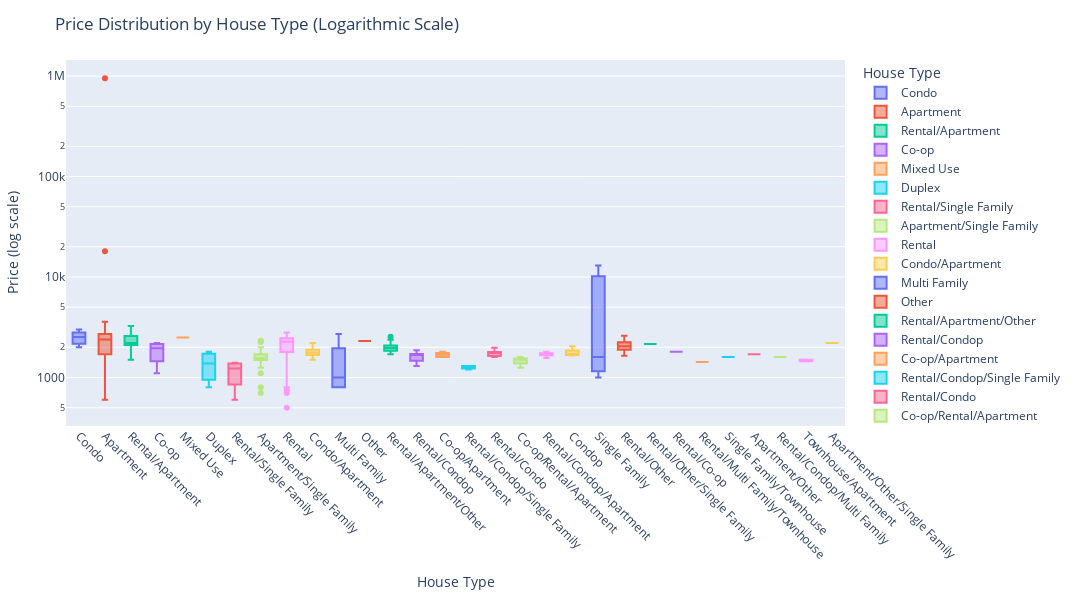

Source (notebook cell):
### Code cell
import plotly.express as px

# Optionally, group rare types or abbreviate long names here

fig = px.box(
    jamaicadf[jamaicadf["Beds"] == 1],
    x='Property Type',
    y='Price',
    color='Property Type',
    title='Price Distribution by House Type (Logarithmic Scale)',
    labels={'Property Type': 'House Type', 'Price': 'Price'},
    log_y=True,
    width=1400,  # wider plot
    height=600
)
fig.update_xaxes(tickangle=45, tickfont=dict(size=12))
fig.update_layout(
    margin=dict(l=40, r=40, t=60, b=160),
    xaxis_title='House Type',
    yaxis_title='Price (log scale)',
    showlegend=True
)
fig.show()

### Figure 1 — Plotly figure (JSON) as saved in the notebook; plotly's stock layout.template omitted (floating-point values rounded to 4 significant figures; data arrays with more than 128 entries replaced by an {"elided": "..."} marker saying what was removed)
{"data": [{"alignmentgroup": "True", "hovertemplate": "House Type=%{x}<br>Price=%{y}<extra></extra>", "legendgroup": "Condo", "marker": {"color": "#636efa"}, "name": "Condo", "notched": false, "offsetgroup": "Condo", "orientation": "v", "showlegend": true, "type": "box", "x": ["Condo", "Condo", "Condo", "Condo", "Condo", "Condo", "Condo", "Condo", "Condo", "Condo", "Condo", "Condo", "Condo", "Condo", "Condo", "Condo", "Condo", "Condo", "Condo", "Condo"], "x0": " ", "xaxis": "x", "y": [2800.0, 2800.0, 2800.0, 2800.0, 2800.0, 2800.0, 2800.0, 2050.0, 2096.0, 2299.0, 2225.0, 2600.0, 2015.0, 2446.0, 2045.0, 2253.0, 1998.0, 2995.0, 2700.0, 2300.0], "y0": " ", "yaxis": "y"}, {"alignmentgroup": "True", "hovertemplate": "House Type=%{x}<br>Price=%{y}<extra></extra>", "legendgroup": "Apartment", "marker": {"color": "#EF553B"}, "name": "Apartment", "notched": false, "offsetgroup": "Apartment", "orientation": "v", "showlegend": true, "type": "box", "x": {"elided": "1039 str values"}, "x0": " ", "xaxis": "x", "y": {"elided": "1039 float values"}, "y0": " ", "yaxis": "y"}, {"alignmentgroup": "True", "hovertemplate": "House Type=%{x}<br>Price=%{y}<extra></extra>", "legendgroup": "Rental/Apartment", "marker": {"color": "#00cc96"}, "name": "Rental/Apartment", "notched": false, "offsetgroup": "Rental/Apartment", "orientation": "v", "showlegend": true, "type": "box", "x": {"elided": "178 str values"}, "x0": " ", "xaxis": "x", "y": {"elided": "178 float values"}, "y0": " ", "yaxis": "y"}, {"alignmentgroup": "True", "hovertemplate": "House Type=%{x}<br>Price=%{y}<extra></extra>", "legendgroup": "Co-op", "marker": {"color": "#ab63fa"}, "name": "Co-op", "notched": false, "offsetgroup": "Co-op", "orientation": "v", "showlegend": true, "type": "box", "x": ["Co-op", "Co-op", "Co-op", "Co-op"], "x0": " ", "xaxis": "x", "y": [2200.0, 1800.0, 2100.0, 1100.0], "y0": " ", "yaxis": "y"}, {"alignmentgroup": "True", "hovertemplate": "House Type=%{x}<br>Price=%{y}<extra></extra>", "legendgroup": "Mixed Use", "marker": {"color": "#FFA15A"}, "name": "Mixed Use", "notched": false, "offsetgroup": "Mixed Use", "orientation": "v", "showlegend": true, "type": "box", "x": ["Mixed Use"], "x0": " ", "xaxis": "x", "y": [2500.0], "y0": " ", "yaxis": "y"}, {"alignmentgroup": "True", "hovertemplate": "House Type=%{x}<br>Price=%{y}<extra></extra>", "legendgroup": "Duplex", "marker": {"color": "#19d3f3"}, "name": "Duplex", "notched": false, "offsetgroup": "Duplex", "orientation": "v", "showlegend": true, "type": "box", "x": ["Duplex", "Duplex", "Duplex", "Duplex"], "x0": " ", "xaxis": "x", "y": [1800.0, 1650.0, 1100.0, 800.0], "y0": " ", "yaxis": "y"}, {"alignmentgroup": "True", "hovertemplate": "House Type=%{x}<br>Price=%{y}<extra></extra>", "legendgroup": "Rental/Single Family", "marker": {"color": "#FF6692"}, "name": "Rental/Single Family", "notched": false, "offsetgroup": "Rental/Single Family", "orientation": "v", "showlegend": true, "type": "box", "x": ["Rental/Single Family", "Rental/Single Family", "Rental/Single Family", "Rental/Single Family"], "x0": " ", "xaxis": "x", "y": [1350.0, 600.0, 1100.0, 1400.0], "y0": " ", "yaxis": "y"}, {"alignmentgroup": "True", "hovertemplate": "House Type=%{x}<br>Price=%{y}<extra></extra>", "legendgroup": "Apartment/Single Family", "marker": {"color": "#B6E880"}, "name": "Apartment/Single Family", "notched": false, "offsetgroup": "Apartment/Single Family", "orientation": "v", "showlegend": true, "type": "box", "x": ["Apartment/Single Family", "Apartment/Single Family", "Apartment/Single Family", "Apartment/Single Family", "Apartment/Single Family", "Apartment/Single Family", "Apartment/Single Family", "Apartment/Single Family", "Apartment/Single Family", "Apartment/Single Family", "Apartment/Single Family", "Apartment/Single Family", "Apartment/Single Family", "Apartment/Single Family", "Apartment/Single Family", "Apartment/Single Family", "Apartment/Single Family", "Apartment/Single Family", "Apartment/Single Family", "Apartment/Single Family", "Apartment/Single Family", "Apartment/Single Family", "Apartment/Single Family", "Apartment/Single Family", "Apartment/Single Family", "Apartment/Single Family", "Apartment/Single Family", "Apartment/Single Family", "Apartment/Single Family", "Apartment/Single Family", "Apartment/Single Family", "Apartment/Single Family", "Apartment/Single Family", "Apartment/Single Family", "Apartment/Single Family", "Apartment/Single Family", "Apartment/Single Family", "Apartment/Single Family", "Apartment/Single Family", "Apartment/Single Family", "Apartment/Single Family", "Apartment/Single Family", "Apartment/Single Family", "Apartment/Single Family", "Apartment/Single Family", "Apartment/Single Family", "Apartment/Single Family", "Apartment/Single Family", "Apartment/Single Family", "Apartment/Single Family", "Apartment/Single Family", "Apartment/Single Family", "Apartment/Single Family", "Apartment/Single Family", "Apartment/Single Family", "Apartment/Single Family", "Apartment/Single Family", "Apartment/Single Family"], "x0": " ", "xaxis": "x", "y": [1600.0, 1650.0, 1500.0, 1600.0, 1400.0, 1400.0, 1550.0, 1750.0, 1550.0, 1800.0, 1500.0, 1700.0, 1500.0, 1500.0, 1650.0, 1800.0, 1995.0, 1800.0, 1700.0, 2250.0, 1750.0, 800.0, 1500.0, 1600.0, 1100.0, 1650.0, 1250.0, 1495.0, 1400.0, 1550.0, 1400.0, 1900.0, 1550.0, 1400.0, 1450.0, 700.0, 1500.0, 1850.0, 1700.0, 1350.0, 1650.0, 1495.0, 1850.0, 1375.0, 1750.0, 2300.0, 1400.0, 1700.0, 1550.0, 1500.0, 1600.0, 1500.0, 1750.0, 1600.0, 1600.0, 2300.0, 1525.0, 1550.0], "y0": " ", "yaxis": "y"}, {"alignmentgroup": "True", "hovertemplate": "House Type=%{x}<br>Price=%{y}<extra></extra>", "legendgroup": "Rental", "marker": {"color": "#FF97FF"}, "name": "Rental", "notched": false, "offsetgroup": "Rental", "orientation": "v", "showlegend": true, "type": "box", "x": ["Rental", "Rental", "Rental", "Rental", "Rental", "Rental", "Rental", "Rental", "Rental", "Rental", "Rental", "Rental", "Rental", "Rental", "Rental", "Rental", "Rental", "Rental", "Rental", "Rental", "Rental", "Rental", "Rental", "Rental", "Rental", "Rental", "Rental", "Rental", "Rental", "Rental", "Rental", "Rental", "Rental", "Rental", "Rental", "Rental", "Rental", "Rental", "Rental", "Rental", "Rental", "Rental", "Rental", "Rental", "Rental", "Rental", "Rental", "Rental", "Rental", "Rental", "Rental", "Rental", "Rental", "Rental", "Rental", "Rental"], "x0": " ", "xaxis": "x", "y": [2306.0, 2345.0, 2450.0, 750.0, 1050.0, 1050.0, 1050.0, 1050.0, 1185.0, 2746.0, 2322.0, 2223.0, 2200.0, 2200.0, 2588.0, 2229.0, 2188.0, 2500.0, 2200.0, 1800.0, 2323.0, 2314.0, 2529.0, 2701.0, 2315.0, 2340.0, 2331.0, 2285.0, 2486.0, 2340.0, 2495.0, 2309.0, 2202.0, 2202.0, 2202.0, 2250.0, 2202.0, 2100.0, 2334.0, 1500.0, 2412.0, 2600.0, 1650.0, 2450.0, 2550.0, 2550.0, 2700.0, 1775.0, 500.0, 800.0, 700.0, 2800.0, 2710.0, 800.0, 1800.0, 1700.0], "y0": " ", "yaxis": "y"}, {"alignmentgroup": "True", "hovertemplate": "House Type=%{x}<br>Price=%{y}<extra></extra>", "legendgroup": "Condo/Apartment", "marker": {"color": "#FECB52"}, "name": "Condo/Apartment", "notched": false, "offsetgroup": "Condo/Apartment", "orientation": "v", "showlegend": true, "type": "box", "x": ["Condo/Apartment", "Condo/Apartment", "Condo/Apartment", "Condo/Apartment", "Condo/Apartment", "Condo/Apartment", "Condo/Apartment", "Condo/Apartment", "Condo/Apartment", "Condo/Apartment", "Condo/Apartment", "Condo/Apartment", "Condo/Apartment", "Condo/Apartment", "Condo/Apartment", "Condo/Apartment", "Condo/Apartment", "Condo/Apartment", "Condo/Apartment", "Condo/Apartment"], "x0": " ", "xaxis": "x", "y": [2050.0, 1697.0, 1500.0, 1800.0, 2050.0, 1775.0, 1500.0, 1750.0, 1775.0, 1975.0, 1975.0, 1625.0, 1750.0, 2200.0, 1800.0, 1800.0, 1650.0, 1750.0, 1790.0, 1650.0], "y0": " ", "yaxis": "y"}, {"alignmentgroup": "True", "hovertemplate": "House Type=%{x}<br>Price=%{y}<extra></extra>", "legendgroup": "Multi Family", "marker": {"color": "#636efa"}, "name": "Multi Family", "notched": false, "offsetgroup": "Multi Family", "orientation": "v", "showlegend": true, "type": "box", "x": ["Multi Family", "Multi Family", "Multi Family", "Multi Family"], "x0": " ", "xaxis": "x", "y": [800.0, 800.0, 1200.0, 2700.0], "y0": " ", "yaxis": "y"}, {"alignmentgroup": "True", "hovertemplate": "House Type=%{x}<br>Price=%{y}<extra></extra>", "legendgroup": "Other", "marker": {"color": "#EF553B"}, "name": "Other", "notched": false, "offsetgroup": "Other", "orientation": "v", "showlegend": true, "type": "box", "x": ["Other"], "x0": " ", "xaxis": "x", "y": [2300.0], "y0": " ", "yaxis": "y"}, {"alignmentgroup": "True", "hovertemplate": "House Type=%{x}<br>Price=%{y}<extra></extra>", "legendgroup": "Rental/Apartment/Other", "marker": {"color": "#00cc96"}, "name": "Rental/Apartment/Other", "notched": false, "offsetgroup": "Rental/Apartment/Other", "orientation": "v", "showlegend": true, "type": "box", "x": ["Rental/Apartment/Other", "Rental/Apartment/Other", "Rental/Apartment/Other", "Rental/Apartment/Other", "Rental/Apartment/Other", "Rental/Apartment/Other", "Rental/Apartment/Other", "Rental/Apartment/Other", "Rental/Apartment/Other", "Rental/Apartment/Other", "Rental/Apartment/Other", "Rental/Apartment/Other", "Rental/Apartment/Other", "Rental/Apartment/Other", "Rental/Apartment/Other", "Rental/Apartment/Other", "Rental/Apartment/Other", "Rental/Apartment/Other", "Rental/Apartment/Other", "Rental/Apartment/Other", "Rental/Apartment/Other", "Rental/Apartment/Other", "Rental/Apartment/Other", "Rental/Apartment/Other", "Rental/Apartment/Other", "Rental/Apartment/Other", "Rental/Apartment/Other", "Rental/Apartment/Other", "Rental/Apartment/Other", "Rental/Apartment/Other", "Rental/Apartment/Other", "Rental/Apartment/Other", "Rental/Apartment/Other", "Rental/Apartment/Other", "Rental/Apartment/Other", "Rental/Apartment/Other", "Rental/Apartment/Other"], "x0": " ", "xaxis": "x", "y": [1792.0, 1965.0, 1814.0, 1750.0, 1728.0, 1790.0, 1772.0, 1921.0, 1785.0, 1917.0, 2351.0, 1864.0, 2060.0, 1965.0, 2075.0, 2372.0, 1902.0, 2246.0, 2050.0, 1917.0, 1912.0, 2108.0, 2031.0, 2000.0, 2100.0, 2070.0, 1971.0, 2540.0, 1858.0, 1994.0, 2160.0, 1791.0, 1701.0, 1947.0, 2084.0, 2011.0, 2077.0], "y0": " ", "yaxis": "y"}, {"alignmentgroup": "True", "hovertemplate": "House Type=%{x}<br>Price=%{y}<extra></extra>", "legendgroup": "Rental/Condop", "marker": {"color": "#ab63fa"}, "name": "Rental/Condop", "notched": false, "offsetgroup": "Rental/Condop", "orientation": "v", "showlegend": true, "type": "box", "x": ["Rental/Condop", "Rental/Condop", "Rental/Condop", "Rental/Condop", "Rental/Condop", "Rental/Condop", "Rental/Condop", "Rental/Condop"], "x0": " ", "xaxis": "x", "y": [1627.0, 1300.0, 1700.0, 1300.0, 1719.0, 1696.0, 1687.0, 1870.0], "y0": " ", "yaxis": "y"}, {"alignmentgroup": "True", "hovertemplate": "House Type=%{x}<br>Price=%{y}<extra></extra>", "legendgroup": "Co-op/Apartment", "marker": {"color": "#FFA15A"}, "name": "Co-op/Apartment", "notched": false, "offsetgroup": "Co-op/Apartment", "orientation": "v", "showlegend": true, "type": "box", "x": ["Co-op/Apartment", "Co-op/Apartment", "Co-op/Apartment", "Co-op/Apartment", "Co-op/Apartment", "Co-op/Apartment"], "x0": " ", "xaxis": "x", "y": [1617.0, 1595.0, 1750.0, 1600.0, 1750.0, 1800.0], "y0": " ", "yaxis": "y"}, {"alignmentgroup": "True", "hovertemplate": "House Type=%{x}<br>Price=%{y}<extra></extra>", "legendgroup": "Rental/Condop/Single Family", "marker": {"color": "#19d3f3"}, "name": "Rental/Condop/Single Family", "notched": false, "offsetgroup": "Rental/Condop/Single Family", "orientation": "v", "showlegend": true, "type": "box", "x": ["Rental/Condop/Single Family", "Rental/Condop/Single Family", "Rental/Condop/Single Family"], "x0": " ", "xaxis": "x", "y": [1200.0, 1300.0, 1300.0], "y0": " ", "yaxis": "y"}, {"alignmentgroup": "True", "hovertemplate": "House Type=%{x}<br>Price=%{y}<extra></extra>", "legendgroup": "Rental/Condo", "marker": {"color": "#FF6692"}, "name": "Rental/Condo", "notched": false, "offsetgroup": "Rental/Condo", "orientation": "v", "showlegend": true, "type": "box", "x": ["Rental/Condo", "Rental/Condo", "Rental/Condo", "Rental/Condo", "Rental/Condo", "Rental/Condo", "Rental/Condo"], "x0": " ", "xaxis": "x", "y": [1775.0, 1600.0, 1975.0, 1625.0, 1800.0, 1750.0, 1675.0], "y0": " ", "yaxis": "y"}, {"alignmentgroup": "True", "hovertemplate": "House Type=%{x}<br>Price=%{y}<extra></extra>", "legendgroup": "Co-op/Rental/Apartment", "marker": {"color": "#B6E880"}, "name": "Co-op/Rental/Apartment", "notched": false, "offsetgroup": "Co-op/Rental/Apartment", "orientation": "v", "showlegend": true, "type": "box", "x": ["Co-op/Rental/Apartment", "Co-op/Rental/Apartment", "Co-op/Rental/Apartment", "Co-op/Rental/Apartment"], "x0": " ", "xaxis": "x", "y": [1500.0, 1595.0, 1500.0, 1250.0], "y0": " ", "yaxis": "y"}, {"alignmentgroup": "True", "hovertemplate": "House Type=%{x}<br>Price=%{y}<extra></extra>", "legendgroup": "Rental/Condop/Apartment", "marker": {"color": "#FF97FF"}, "name": "Rental/Condop/Apartment", "notched": false, "offsetgroup": "Rental/Condop/Apartment", "orientation": "v", "showlegend": true, "type": "box", "x": ["Rental/Condop/Apartment", "Rental/Condop/Apartment", "Rental/Condop/Apartment", "Rental/Condop/Apartment", "Rental/Condop/Apartment", "Rental/Condop/Apartment", "Rental/Condop/Apartment", "Rental/Condop/Apartment", "Rental/Condop/Apartment", "Rental/Condop/Apartment", "Rental/Condop/Apartment", "Rental/Condop/Apartment", "Rental/Condop/Apartment"], "x0": " ", "xaxis": "x", "y": [1742.0, 1558.0, 1785.0, 1625.0, 1800.0, 1673.0, 1687.0, 1728.0, 1742.0, 1705.0, 1673.0, 1558.0, 1673.0], "y0": " ", "yaxis": "y"}, {"alignmentgroup": "True", "hovertemplate": "House Type=%{x}<br>Price=%{y}<extra></extra>", "legendgroup": "Condop", "marker": {"color": "#FECB52"}, "name": "Condop", "notched": false, "offsetgroup": "Condop", "orientation": "v", "showlegend": true, "type": "box", "x": ["Condop", "Condop", "Condop", "Condop", "Condop", "Condop"], "x0": " ", "xaxis": "x", "y": [1695.0, 1856.0, 1675.0, 1719.0, 2050.0, 1651.0], "y0": " ", "yaxis": "y"}, {"alignmentgroup": "True", "hovertemplate": "House Type=%{x}<br>Price=%{y}<extra></extra>", "legendgroup": "Single Family", "marker": {"color": "#636efa"}, "name": "Single Family", "notched": false, "offsetgroup": "Single Family", "orientation": "v", "showlegend": true, "type": "box", "x": ["Single Family", "Single Family", "Single Family"], "x0": " ", "xaxis": "x", "y": [1000.0, 1600.0, 13000.0], "y0": " ", "yaxis": "y"}, {"alignmentgroup": "True", "hovertemplate": "House Type=%{x}<br>Price=%{y}<extra></extra>", "legendgroup": "Rental/Other", "marker": {"color": "#EF553B"}, "name": "Rental/Other", "notched": false, "offsetgroup": "Rental/Other", "orientation": "v", "showlegend": true, "type": "box", "x": ["Rental/Other", "Rental/Other", "Rental/Other", "Rental/Other", "Rental/Other", "Rental/Other", "Rental/Other", "Rental/Other", "Rental/Other", "Rental/Other", "Rental/Other", "Rental/Other", "Rental/Other", "Rental/Other", "Rental/Other", "Rental/Other", "Rental/Other", "Rental/Other", "Rental/Other", "Rental/Other", "Rental/Other", "Rental/Other", "Rental/Other", "Rental/Other"], "x0": " ", "xaxis": "x", "y": [2350.0, 2100.0, 2400.0, 2020.0, 2300.0, 2400.0, 2200.0, 1875.0, 2200.0, 2050.0, 1881.0, 2040.0, 2100.0, 1903.0, 1993.0, 2200.0, 1994.0, 1868.0, 1971.0, 1643.0, 1782.0, 1868.0, 2600.0, 2275.0], "y0": " ", "yaxis": "y"}, {"alignmentgroup": "True", "hovertemplate": "House Type=%{x}<br>Price=%{y}<extra></extra>", "legendgroup": "Rental/Other/Single Family", "marker": {"color": "#00cc96"}, "name": "Rental/Other/Single Family", "notched": false, "offsetgroup": "Rental/Other/Single Family", "orientation": "v", "showlegend": true, "type": "box", "x": ["Rental/Other/Single Family"], "x0": " ", "xaxis": "x", "y": [2150.0], "y0": " ", "yaxis": "y"}, {"alignmentgroup": "True", "hovertemplate": "House Type=%{x}<br>Price=%{y}<extra></extra>", "legendgroup": "Rental/Co-op", "marker": {"color": "#ab63fa"}, "name": "Rental/Co-op", "notched": false, "offsetgroup": "Rental/Co-op", "orientation": "v", "showlegend": true, "type": "box", "x": ["Rental/Co-op"], "x0": " ", "xaxis": "x", "y": [1799.0], "y0": " ", "yaxis": "y"}, {"alignmentgroup": "True", "hovertemplate": "House Type=%{x}<br>Price=%{y}<extra></extra>", "legendgroup": "Rental/Multi Family/Townhouse", "marker": {"color": "#FFA15A"}, "name": "Rental/Multi Family/Townhouse", "notched": false, "offsetgroup": "Rental/Multi Family/Townhouse", "orientation": "v", "showlegend": true, "type": "box", "x": ["Rental/Multi Family/Townhouse", "Rental/Multi Family/Townhouse", "Rental/Multi Family/Townhouse"], "x0": " ", "xaxis": "x", "y": [1424.0, NaN, NaN], "y0": " ", "yaxis": "y"}, {"alignmentgroup": "True", "hovertemplate": "House Type=%{x}<br>Price=%{y}<extra></extra>", "legendgroup": "Single Family/Townhouse", "marker": {"color": "#19d3f3"}, "name": "Single Family/Townhouse", "notched": false, "offsetgroup": "Single Family/Townhouse", "orientation": "v", "showlegend": true, "type": "box", "x": ["Single Family/Townhouse"], "x0": " ", "xaxis": "x", "y": [1600.0], "y0": " ", "yaxis": "y"}, {"alignmentgroup": "True", "hovertemplate": "House Type=%{x}<br>Price=%{y}<extra></extra>", "legendgroup": "Apartment/Other", "marker": {"color": "#FF6692"}, "name": "Apartment/Other", "notched": false, "offsetgroup": "Apartment/Other", "orientation": "v", "showlegend": true, "type": "box", "x": ["Apartment/Other"], "x0": " ", "xaxis": "x", "y": [1700.0], "y0": " ", "yaxis": "y"}, {"alignmentgroup": "True", "hovertemplate": "House Type=%{x}<br>Price=%{y}<extra></extra>", "legendgroup": "Rental/Condop/Multi Family", "marker": {"color": "#B6E880"}, "name": "Rental/Condop/Multi Family", "notched": false, "offsetgroup": "Rental/Condop/Multi Family", "orientation": "v", "showlegend": true, "type": "box", "x": ["Rental/Condop/Multi Family"], "x0": " ", "xaxis": "x", "y": [1600.0], "y0": " ", "yaxis": "y"}, {"alignmentgroup": "True", "hovertemplate": "House Type=%{x}<br>Price=%{y}<extra></extra>", "legendgroup": "Townhouse/Apartment", "marker": {"color": "#FF97FF"}, "name": "Townhouse/Apartment", "notched": false, "offsetgroup": "Townhouse/Apartment", "orientation": "v", "showlegend": true, "type": "box", "x": ["Townhouse/Apartment", "Townhouse/Apartment"], "x0": " ", "xaxis": "x", "y": [1450.0, 1500.0], "y0": " ", "yaxis": "y"}, {"alignmentgroup": "True", "hovertemplate": "House Type=%{x}<br>Price=%{y}<extra></extra>", "legendgroup": "Apartment/Other/Single Family", "marker": {"color": "#FECB52"}, "name": "Apartment/Other/Single Family", "notched": false, "offsetgroup": "Apartment/Other/Single Family", "orientation": "v", "showlegend": true, "type": "box", "x": ["Apartment/Other/Single Family"], "x0": " ", "xaxis": "x", "y": [2200.0], "y0": " ", "yaxis": "y"}], "layout": {"boxmode": "overlay", "height": 600, "legend": {"title": {"text": "House Type"}, "tracegroupgap": 0}, "margin": {"b": 160, "l": 40, "r": 40, "t": 60}, "showlegend": true, "title": {"text": "Price Distribution by House Type (Logarithmic Scale)"}, "width": 1400, "xaxis": {"anchor": "y", "categoryarray": ["Condo", "Apartment", "Rental/Apartment", "Co-op", "Mixed Use", "Duplex", "Rental/Single Family", "Apartment/Single Family", "Rental", "Condo/Apartment", "Multi Family", "Other", "Rental/Apartment/Other", "Rental/Condop", "Co-op/Apartment", "Rental/Condop/Single Family", "Rental/Condo", "Co-op/Rental/Apartment", "Rental/Condop/Apartment", "Condop", "Single Family", "Rental/Other", "Rental/Other/Single Family", "Rental/Co-op", "Rental/Multi Family/Townhouse", "Single Family/Townhouse", "Apartment/Other", "Rental/Condop/Multi Family", "Townhouse/Apartment", "Apartment/Other/Single Family"], "categoryorder": "array", "domain": [0, 1], "tickangle": 45, "tickfont": {"size": 12}, "title": {"text": "House Type"}}, "yaxis": {"anchor": "x", "domain": [0, 1], "title": {"text": "Price (log scale)"}, "type": "log"}}}
